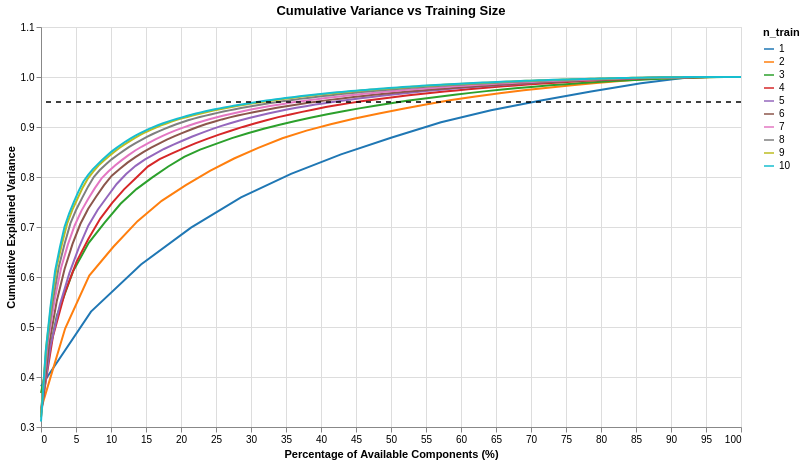

Notebook source saved alongside this figure:
### Code cell
# Altair Slider
# Build dataframe
rows = []
for n_tr in n_train_list:
    cv = cum_var_data[n_tr]
    x_pct = np.linspace(0, 100, len(cv))
    for j in range(len(cv)):
        rows.append({
            'n_train': n_tr,
            'pct_components': x_pct[j],
            'cum_variance': cv[j]
        })

df = pd.DataFrame(rows)

# Slider for minimum n_train
slider = alt.binding_range(min=1, max=10, step=1, name='Min n_train: ')
selection = alt.param(name='min_ntrain', value=1, bind=slider)
train_select = alt.selection_point(fields= ['n_train'], empty = 'all')

# Chart
chart = alt.Chart(df).mark_line(point=False).encode(
    x=alt.X('pct_components:Q', title='Percentage of Available Components (%)'),
    y=alt.Y('cum_variance:Q', title='Cumulative Explained Variance', scale=alt.Scale(domain=[0.3, 1.05])),
    color=alt.Color('n_train:N', title='n_train',
        sort=list(range(1, 11)),
        scale=alt.Scale(
            domain=[1, 2, 3, 4, 5, 6, 7, 8, 9, 10],
            range=['#1f77b4', '#ff7f0e', '#2ca02c', '#d62728', '#9467bd',
                   '#8c564b', '#e377c2', '#7f7f7f', '#bcbd22', '#17becf']
        )
    ),
    tooltip=[
        alt.Tooltip('n_train:N', title='n_train'),
        alt.Tooltip('pct_components:Q', title='Components %', format='.1f'),
        alt.Tooltip('cum_variance:Q', title='Variance', format='.4f')
    ]
).add_params(
    selection
).transform_filter(
    alt.datum.n_train >= selection
).properties(
    title='Cumulative Variance vs Training Size',
    width=700,
    height=400
)

# 95% reference line
rule = alt.Chart(pd.DataFrame({'y': [0.95]})).mark_rule(
    strokeDash=[5, 5], color='black', strokeWidth=1.5
).encode(y='y:Q')

(chart + rule)

### Figure 1 — Vega-Lite specification as saved in the notebook (floating-point values rounded to 4 significant figures; data arrays with more than 128 entries replaced by an {"elided": "..."} marker saying what was removed)
{"config": {"view": {"continuousWidth": 300, "continuousHeight": 300}}, "layer": [{"data": {"name": "data-cbff246329e73089edc118810b9fb4a7"}, "mark": {"type": "line", "point": false}, "encoding": {"color": {"field": "n_train", "scale": {"domain": [1, 2, 3, 4, 5, 6, 7, 8, 9, 10], "range": ["#1f77b4", "#ff7f0e", "#2ca02c", "#d62728", "#9467bd", "#8c564b", "#e377c2", "#7f7f7f", "#bcbd22", "#17becf"]}, "sort": [1, 2, 3, 4, 5, 6, 7, 8, 9, 10], "title": "n_train", "type": "nominal"}, "tooltip": [{"field": "n_train", "title": "n_train", "type": "nominal"}, {"field": "pct_components", "format": ".1f", "title": "Components %", "type": "quantitative"}, {"field": "cum_variance", "format": ".4f", "title": "Variance", "type": "quantitative"}], "x": {"field": "pct_components", "title": "Percentage of Available Components (%)", "type": "quantitative"}, "y": {"field": "cum_variance", "scale": {"domain": [0.3, 1.05]}, "title": "Cumulative Explained Variance", "type": "quantitative"}}, "title": "Cumulative Variance vs Training Size", "transform": [{"filter": "(datum.n_train >= min_ntrain)"}]}, {"data": {"name": "data-3942b831e149c8bab87ccfe3d628de6b"}, "mark": {"type": "rule", "color": "black", "strokeDash": [5, 5], "strokeWidth": 1.5}, "encoding": {"y": {"field": "y", "type": "quantitative"}}}], "height": 400, "params": [{"name": "min_ntrain", "bind": {"input": "range", "max": 10, "min": 1, "name": "Min n_train: ", "step": 1}, "value": 1}], "width": 700, "$schema": "https://vega.github.io/schema/vega-lite/v6.1.0.json", "datasets": {"data-cbff246329e73089edc118810b9fb4a7": {"elided": "825 records"}, "data-3942b831e149c8bab87ccfe3d628de6b": [{"y": 0.95}]}}
